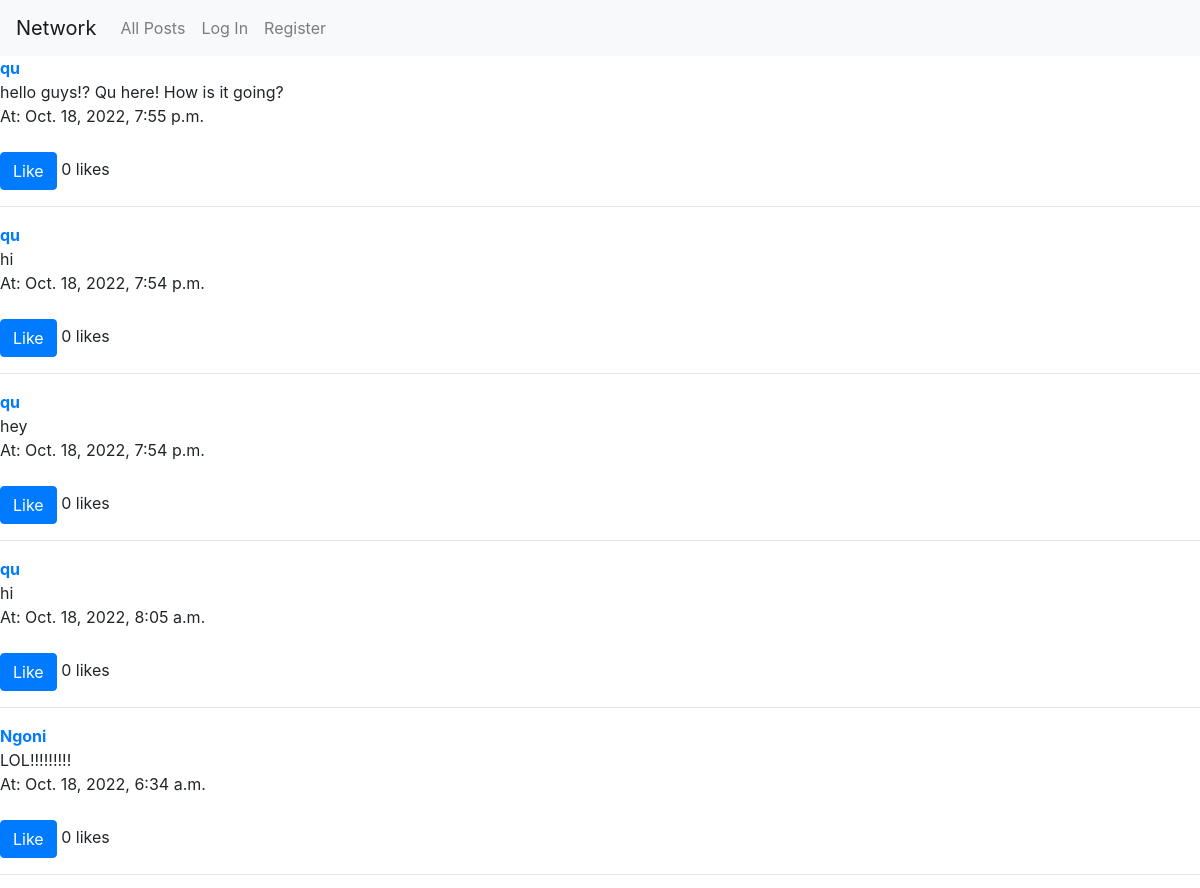
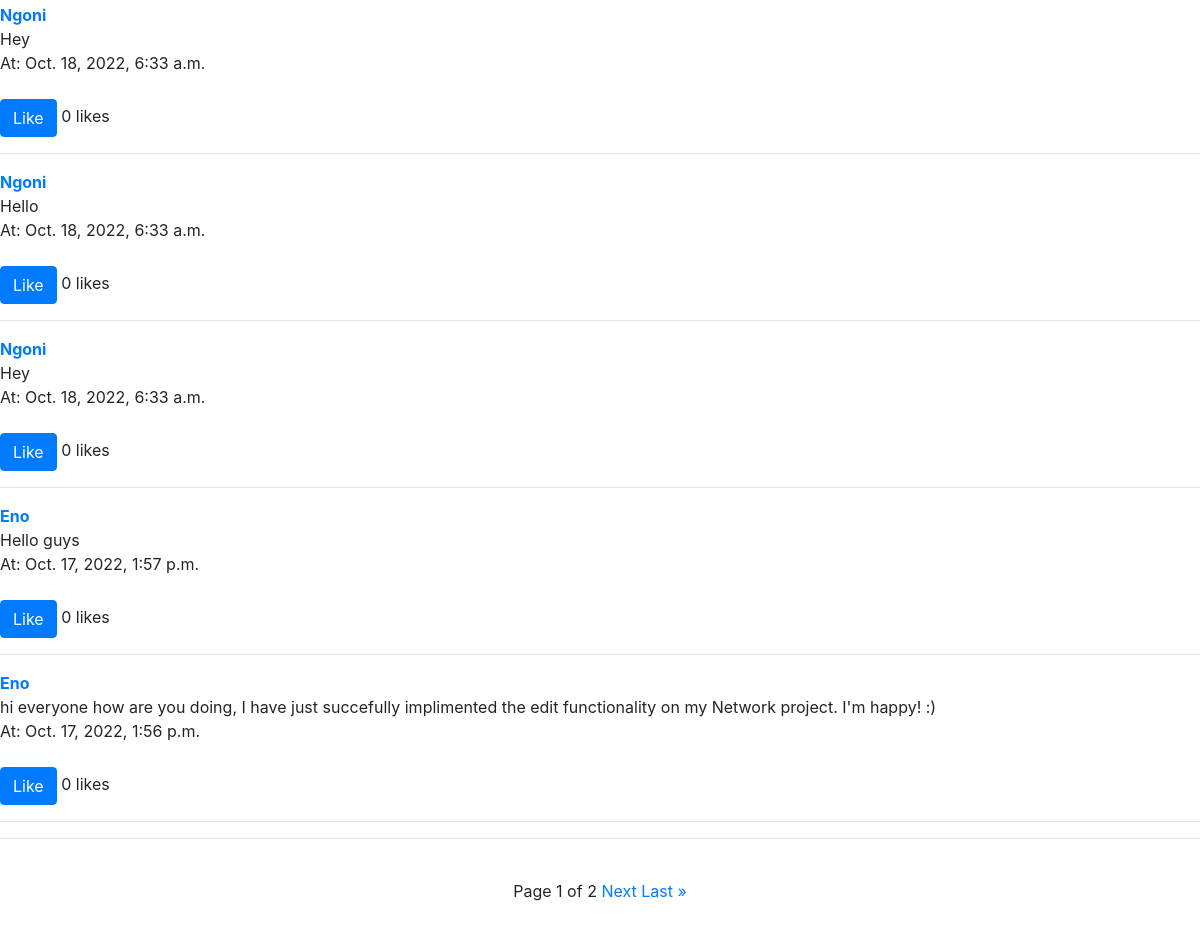
Before: / with the older database file (2 pictures, top to bottom).
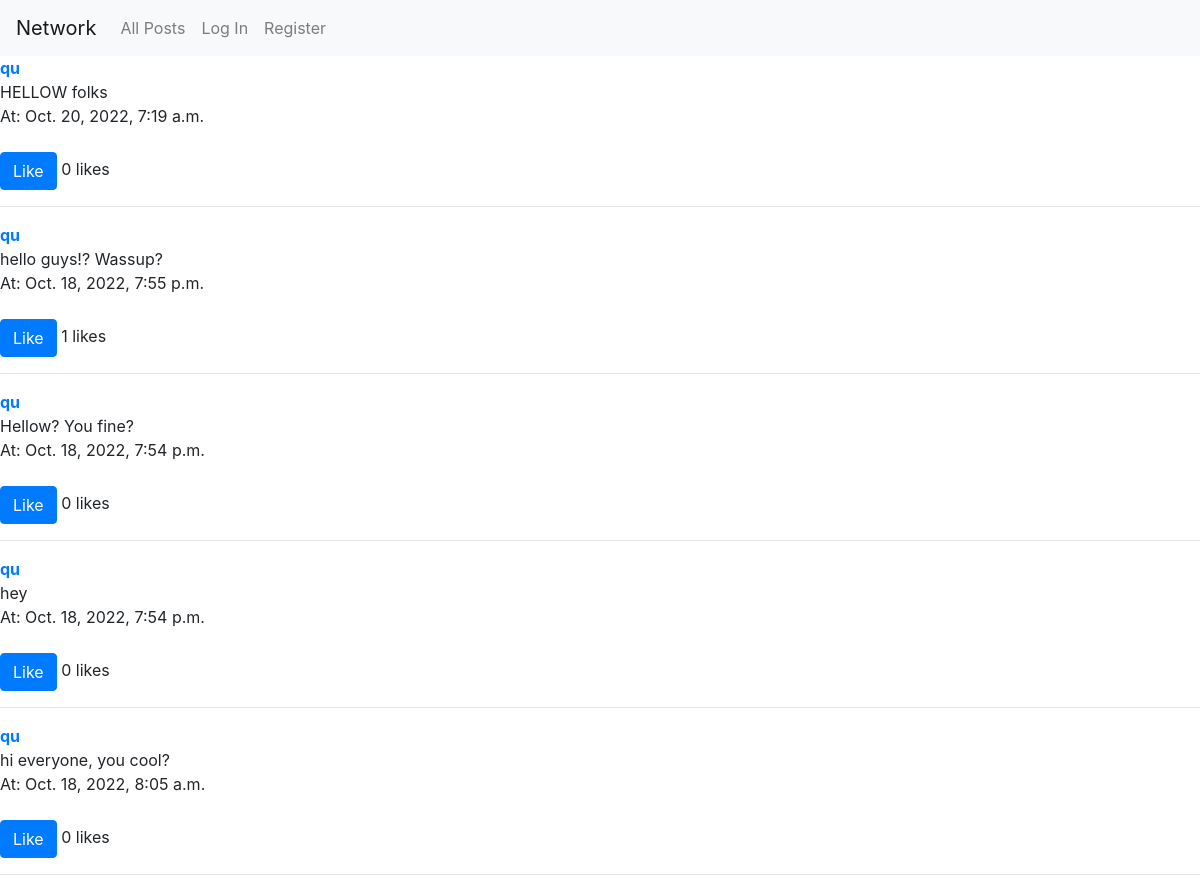
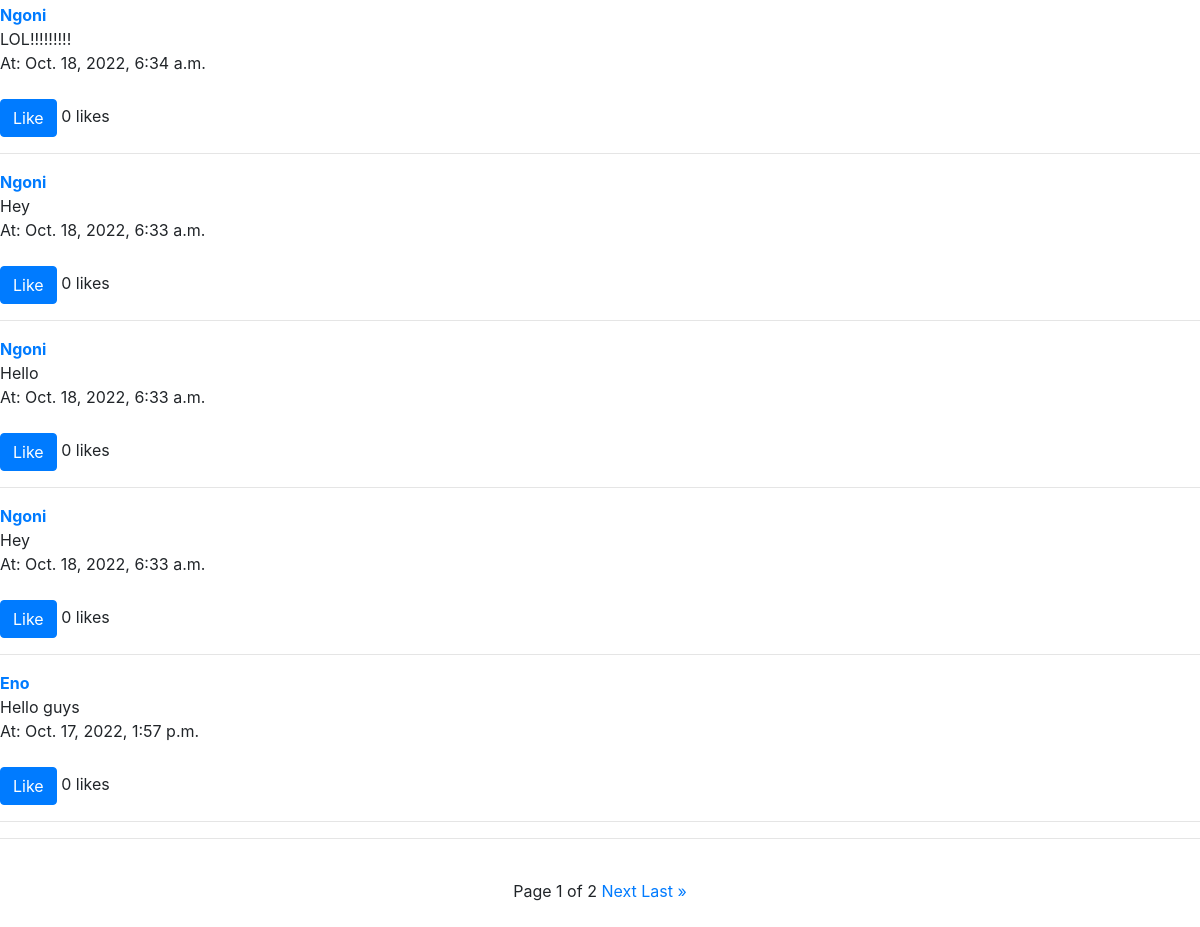
After: the same page with the newer database file (2 pictures, top to bottom).
### network/models.py (models this page shows, shortened)
class Post(models.Model):
    body = models.TextField()
    author = models.ForeignKey("User", on_delete=models.CASCADE, related_name="posts")
    date = models.DateTimeField(auto_now_add = True)
    likes = models.ManyToManyField("User", related_name="post_likes")
    def total_likes(self):
        return self.likes.count()

class User(AbstractUser):
    pass

### network/views.py (the view)
# urls.py: path("", views.index, name="index"),
def index(request):
    posts = Post.objects.all().order_by('-date')
    paginator = Paginator(posts, 10)
    page = request.GET.get('page')
    post = paginator.get_page(page)
    return render(request, "network/index.html", {
        "post": post
    })

### network/templates/network/index.html (shortened to what this page needs)
{% extends "network/layout.html" %}
{% load static %}
{% block body %}
    {% for post in post %}
    <div class="post_item index_post" value="{{post.id}}">
        <strong><a href="{% url 'profile' post.author %}">{{post.author}}</a></strong>
        <div class="post-body">
           <div class="original">{{ post.body }}</div>
           <div class="time">At: {{ post.date }}</div>
        </div>
        <br>
        <div class="like-post">
            <form>
                {% if request.user in post.likes.all %}
                <button class="btn btn-primary like-btn" id="unlike" value="{{post.id}}">Unlike</button>
                {% else %}
                <button class="btn btn-primary like-btn"  id="like" value="{{post.id}}">Like</button>
                {% endif %}
                <span class="likes-count">{{ post.total_likes }}</span> likes
            </form>
        </div>
        <hr>
    </div>
    {% endfor %}
    <center>
        <hr><br>
        Page {{ post.number }} of {{ post.paginator.num_pages }}
        {% if post.has_next %}
        <a id="next" href="?page={{ post.next_page_number }}">Next</a>
        <a id="last" href="?page={{ post.paginator.num_pages }}">Last &raquo</a>
        {% endif %}
        <br>
        <br>
    </center>
{% endblock %}

### network/templates/network/layout.html (shortened to what this page needs)
{% load static %}
<!DOCTYPE html>
<html lang="en">
    <head>
        <link rel="stylesheet" href="https://stackpath.bootstrapcdn.com/bootstrap/4.4.1/css/bootstrap.min.css">
        <link href="{% static 'network/styles.css' %}" rel="stylesheet">
    </head>
    <body>
        <nav class="navbar navbar-expand-lg navbar-light bg-light">
            <a class="navbar-brand" href="#">Network</a>
            <div>
              <ul class="navbar-nav mr-auto">
                <li class="nav-item">
                  <a class="nav-link" href="{% url 'index' %}">All Posts</a>
                </li>
                {% if user.is_authenticated %}
                    <li class="nav-item">
                        <a class="nav-link" href="{% url 'following' %}">Following</a>
                    </li>
                    <li class="nav-item">
                        <a class="nav-link" href="{% url 'logout' %}">Log Out</a>
                    </li>
                    <li class="nav-item">
                        <a class="nav-link" href="{% url 'create_post' %}">Create Post</a>
                    </li>
                {% else %}
                    <li class="nav-item">
                        <a class="nav-link" href="{% url 'login' %}">Log In</a>
                    </li>
                    <li class="nav-item">
                        <a class="nav-link" href="{% url 'register' %}">Register</a>
                    </li>
                {% endif %}
              </ul>
            </div>
          </nav>
        <div class="body">
            {% block body %}
            {% endblock %}
        </div>
    </body>
</html>

Changed rows visible on the page:
no longer on this page (row unchanged): Post: author "Eno", body "hi everyone how are you doing, I have just succefully implimented the edit functionality on my Network project. I'm happy! :)", date "Oct. 17, 2022, 1:56 p.m.", total_likes "0"
added Post: author "qu", body "HELLOW folks", date "Oct. 20, 2022, 7:19 a.m.", total_likes "0"
changed Post: body "hello guys!? Qu here! How is it going?" → "hello guys!? Wassup?"; total_likes "0" → "1"
changed Post: body "hi" → "Hellow? You fine?"
changed Post: body "hi" → "hi everyone, you cool?"
